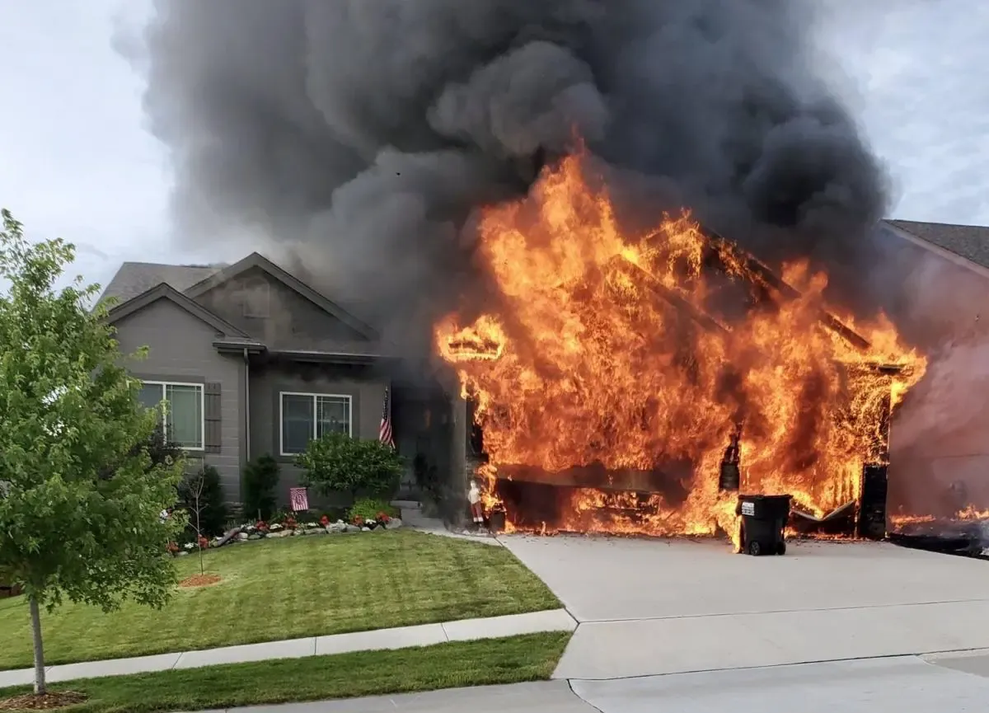
#> input picture firepic.png, 989 x 713 px, shrunk from 1200 x 865 before the run
$ jupyter execute FireSegmentation_process.ipynb
#> lines starting #> are read from the running program, lines starting #| are printed output that depends on the picture; after the words box and inside, x2 and y2 are one past the last pixel; in counts of white or black regions, pixels touching at a corner belong together
[cell 1]
import cv2
import numpy as np
from matplotlib import pyplot as plt

## Loading the original image

[cell 2]
image = cv2.imread('firepic.png')
#> image is the input picture: shape (713, 989, 3); mean B, G, R 101.2, 113.5, 126.7
img_rgb = cv2.cvtColor(image, cv2.COLOR_BGR2RGB)
plt.imshow(img_rgb)

## Changing the color space from BGR to HSV

[cell 3]
hsv = cv2.cvtColor(image, cv2.COLOR_BGR2HSV)
#> hsv: shape (713, 989, 3); mean H, S, V 60.3, 76.4, 134.5
hsv_rgb = cv2.cvtColor(hsv, cv2.COLOR_BGR2RGB)
#> hsv_rgb: shape (713, 989, 3); mean H, S, V 134.5, 76.4, 60.3
plt.imshow(hsv_rgb)

## Defining the range of fire color in HSV

[cell 4]
fire_color_lower = np.array([5, 150, 150])
fire_color_upper = np.array([35, 255, 255])

## Applying binarization mask on the image

[cell 5]
mask = cv2.inRange(hsv, fire_color_lower, fire_color_upper)
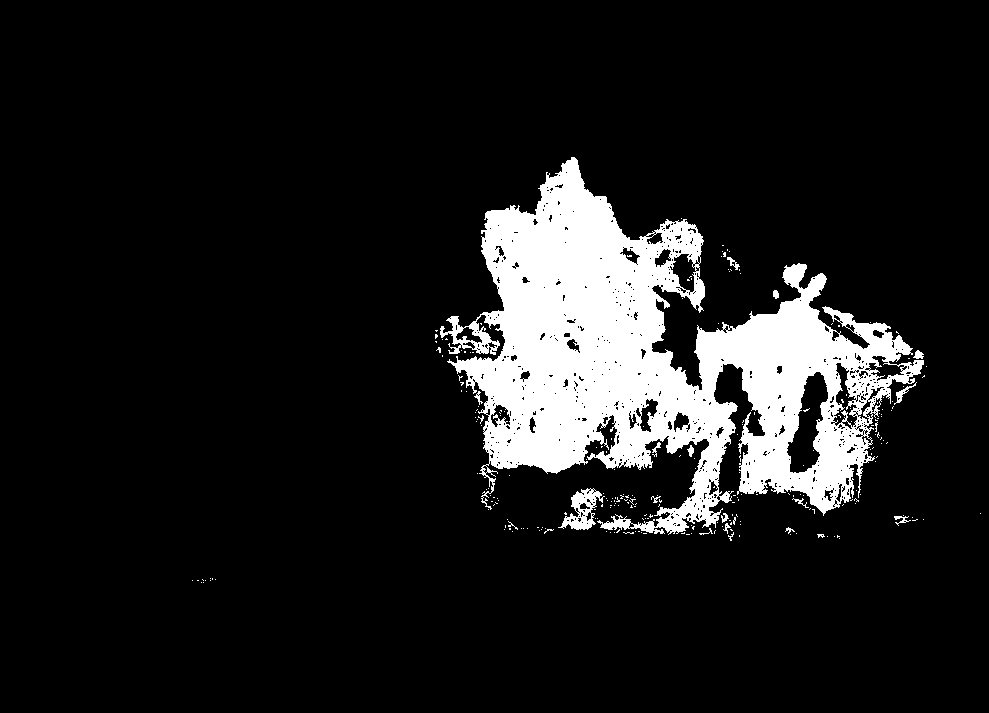
#> mask: shape (713, 989); 11.2% white; 252 white regions (234 under 20 px), largest, box (x1, y1, x2, y2) and area: (440, 157, 924, 535) 76482, (558, 488, 605, 530) 821, (894, 382, 917, 405) 107
mask_rgb = cv2.cvtColor(mask, cv2.COLOR_BGR2RGB)
plt.imshow(mask_rgb)

## Applying morphologic opening ( `Erosion` followed by `Dilatation` )

[cell 6]
kernel = cv2.getStructuringElement(cv2.MORPH_ELLIPSE, (5, 5))
mask = cv2.morphologyEx(mask, cv2.MORPH_OPEN, kernel)
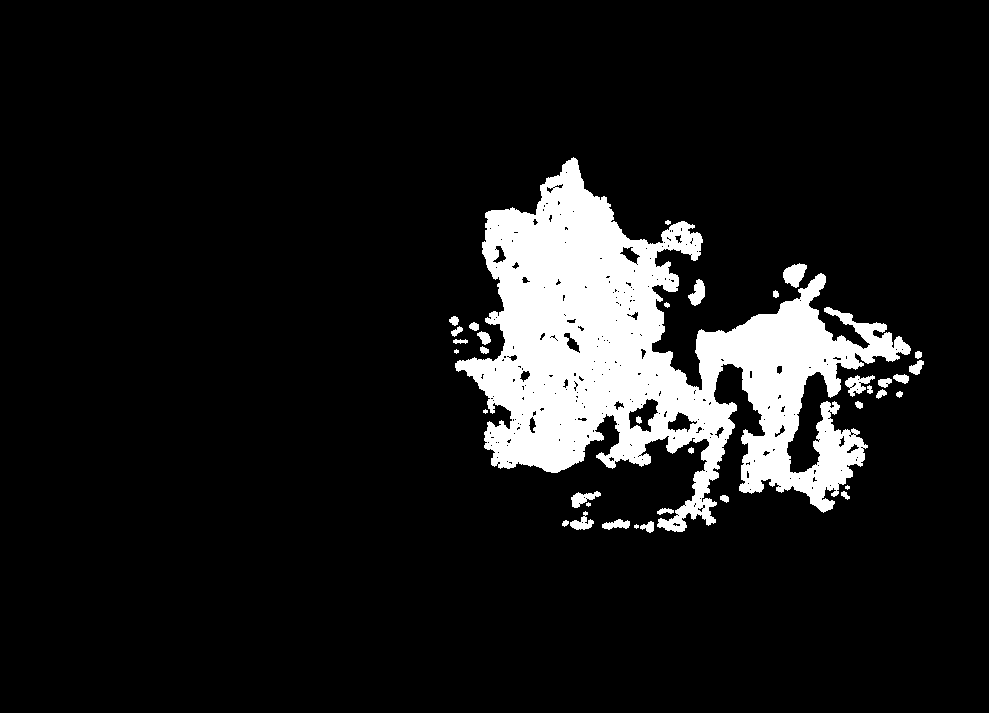
#> mask: shape (713, 989); 10.1% white; 36 white regions (5 under 20 px), largest, box (x1, y1, x2, y2) and area: (455, 157, 911, 532) 68250, (783, 263, 807, 288) 385, (845, 375, 875, 397) 313
mask = cv2.morphologyEx(mask, cv2.MORPH_CLOSE, kernel)
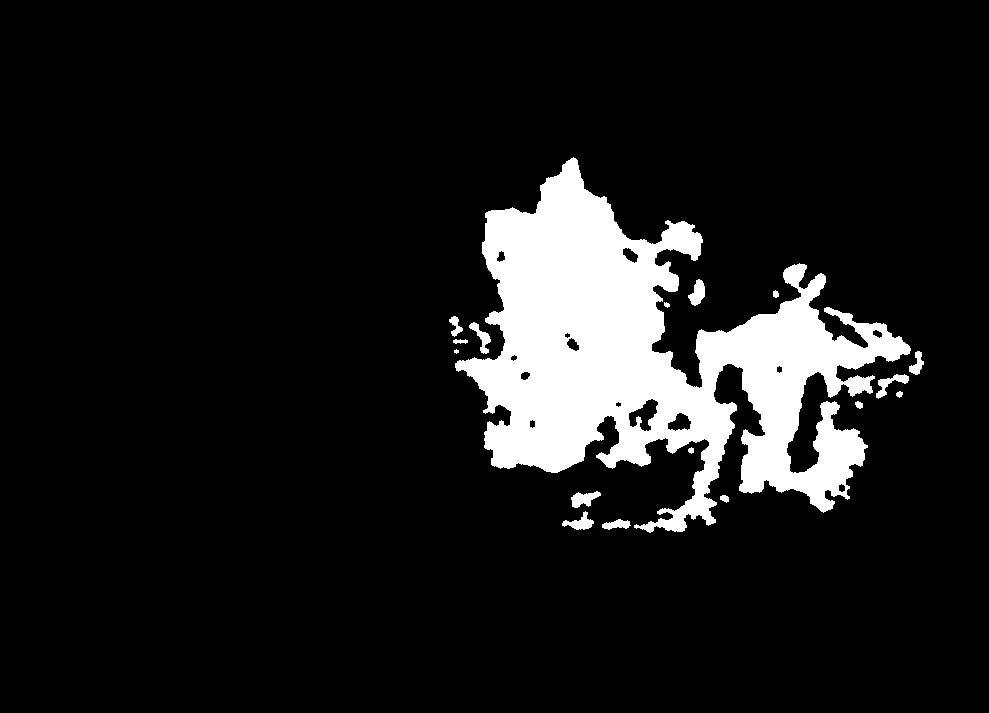
#> mask: shape (713, 989); 10.4% white; 17 white regions (1 under 20 px), largest, box (x1, y1, x2, y2) and area: (455, 157, 911, 533) 71455, (571, 491, 601, 508) 294, (876, 374, 909, 399) 287
mask_rgb = cv2.cvtColor(mask, cv2.COLOR_BGR2RGB)
#> mask_rgb: shape (713, 989, 3); 10.4% white; 17 white regions (1 under 20 px)
plt.imshow(mask_rgb)

## Defining fire contours

[cell 7]
contours, _ = cv2.findContours(mask, cv2.RETR_EXTERNAL, cv2.CHAIN_APPROX_SIMPLE)
#> contours = 17 contours, 2 with area under 20; largest, box (x1, y1, x2, y2) and area: (455, 157, 911, 533) 71018, (571, 491, 601, 508) 255, (688, 279, 705, 306) 246, (876, 374, 909, 399) 236, (562, 511, 594, 530) 233

## Drawing a box arround the fire

[cell 8]
for cnt in contours:
    x, y, w, h = cv2.boundingRect(cnt)
    rect_param = ((x + w), (y + h), ((x + w) + (y + h)) * 2)
    cv2.rectangle(image, (x, y), (x + w, y + h), (0, 0, 255), 2)
#> this loop made 17 passes
#> (x, y, w, h, rect_param) on passes 1 to 12: (602, 519, 29, 11, (631, 530, 2322)), (562, 511, 32, 19, (594, 530, 2248)), (720, 495, 9, 8, (729, 503, 2464)), (571, 491, 30, 17, (601, 508, 2218)), (688, 447, 6, 7, (694, 454, 2296)), (855, 401, 8, 8, (863, 409, 2544)), (896, 391, 7, 7, (903, 398, 2602)), (876, 374, 33, 25, (909, 399, 2616)), (909, 351, 15, 24, (924, 375, 2598)), (454, 349, 5, 5, (459, 354, 1626)), (453, 339, 15, 5, (468, 344, 1624)), (469, 322, 22, 32, (491, 354, 1690))
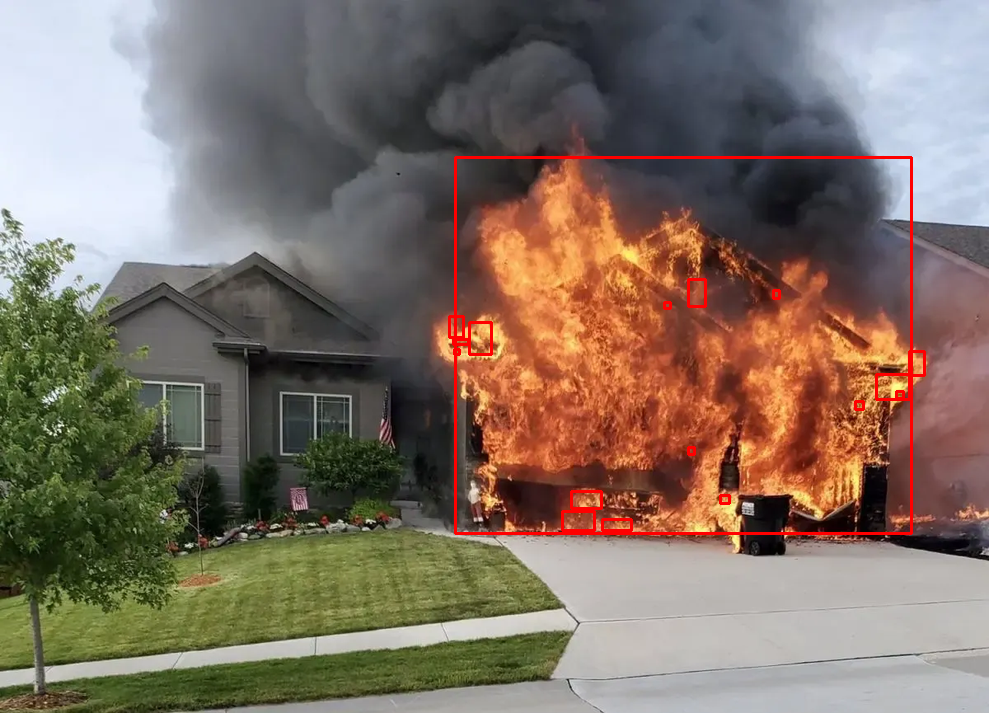
#> image: shape (713, 989, 3); 1.09% of pixels changed, all inside (x1, y1, x2, y2) = (448, 156, 926, 535)

## Results

[cell 9]
img_rgb = cv2.cvtColor(image, cv2.COLOR_BGR2RGB)
plt.imshow(img_rgb)
